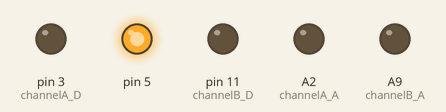
The sketch below on a simulated Arduino Mega 2560, built with avr-gcc and run on an emulated ATmega2560. On the bench: output pins drawn as LEDs (lit = HIGH).

Above: at 0.1 s.
At 2.1 s:
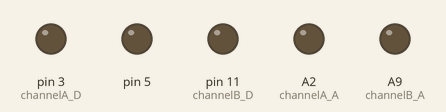
Timing chart, 0 to 3.6 s (numbered marks = the images above):
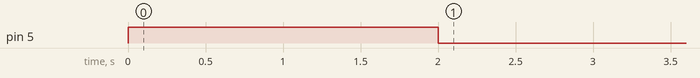

The sketch:

EMNode.ino
```cpp
#include <mcp_can.h>
#include <mcp_can_dfs.h>

//#define DEBUG_PRINT

#include <SPI.h>
#include <EEPROM.h>

#define channelA_D 3
#define channelA_A A2

#define channelB_D 11
#define channelB_A A9

const int SPI_CS_PIN = 10;
MCP_CAN CAN(SPI_CS_PIN);

unsigned char len;
unsigned char msgBuf[8];

int valueOnOrigin;
byte rvsVoltage;
int EMDelay;

byte ID;
byte recID;
int sendID;
byte filtClass;


void inline debugPrint(String data)
{
  #ifdef DEBUG_PRINT
  Serial.print(data);
  #endif
}

void inline debugPrintInt(int data)
{
  #ifdef DEBUG_PRINT
  Serial.print(data);
  #endif
}

void inline debugPrintHex(int data)
{
  #ifdef DEBUG_PRINT
  Serial.print(data,HEX);
  #endif
}

void inline space()
{
  #ifdef DEBUG_PRINT
  Serial.print(" ");
  #endif
}

void inline newLine()
{
  #ifdef DEBUG_PRINT
  Serial.println();
  #endif
}

void EMon(bool channel, int value)
{
  //valueOnOrigin = map(value, 0, 255, -255, 255);
  valueOnOrigin = (value-127)*2;
  if(valueOnOrigin>255) {valueOnOrigin = 255;}
  if(channel)
  {
    if(valueOnOrigin == 0)
    {
      digitalWrite(channelA_D, LOW);
      digitalWrite(channelA_A, LOW);
      debugPrint("written A0 ");
    } else if(valueOnOrigin>0)
    {
     digitalWrite(channelA_D, LOW);
     analogWrite(channelA_A, valueOnOrigin);
     debugPrint("written A+ ");
    } else
    {
     digitalWrite(channelA_D, HIGH);
     analogWrite(channelA_A, 255+valueOnOrigin);
     debugPrint("written A- ");
    }
  } else
  {
    if(valueOnOrigin == 0)
    {
      digitalWrite(channelB_D, LOW);
      analogWrite(channelB_A, LOW);
      debugPrint("written B0 ");
    } else if(valueOnOrigin>0)
    {
     digitalWrite(channelB_D, LOW);
     analogWrite(channelB_A, valueOnOrigin);
     debugPrint("written B+ ");
    } else
    {
     digitalWrite(channelB_D, HIGH);
     analogWrite(channelB_A, 255+valueOnOrigin);
     debugPrint("written B- ");
    }
  }
}

void setup()
{
  Serial.begin(115200);
  pinMode(5, OUTPUT);
  digitalWrite(5, HIGH);
  delay(2000);
  digitalWrite(5, LOW);

  pinMode(channelA_D, OUTPUT);
  pinMode(channelA_A, OUTPUT);
  pinMode(channelB_D, OUTPUT);
  pinMode(channelB_A, OUTPUT);

  while (CAN_OK != CAN.begin(CAN_250KBPS, MCP_8MHz))
  {
    debugPrint("CanBeetle initialization failed!!");
    delay(100);
  }

  ID = EEPROM.read(0);
  EMDelay = EEPROM.read(1);
  rvsVoltage = EEPROM.read(2);

  if(EMDelay>=255) {EMDelay = 25;}
  if(rvsVoltage>=255) {rvsVoltage = 100;}

  sendID = ID | 0x100;
  filtClass = (ID & 0xF0) + 0xF;

  CAN.init_Mask(0, 0, 0x1FF);
  CAN.init_Mask(1, 0, 0x1FF);
  CAN.init_Filt(0, 0, 0xFF);
  CAN.init_Filt(1, 0, filtClass);
  CAN.init_Filt(2, 0, ID);

  unsigned char msg[8];
  CAN.sendMsgBuf(sendID,0,0,msg);
  debugPrint("Connected!");
  newLine();

}

void loop() {
  if(CAN_MSGAVAIL == CAN.checkReceive())
  {
    CAN.readMsgBuf(&len, msgBuf);
    recID = CAN.getCanId();

    if (msgBuf[0] == 0xAA) //roleCall command
    {
      unsigned char msg[8];
      debugPrint("0xAA roleCall: ");
      debugPrint("sendID: ");
      debugPrint("0x");
      debugPrintHex(sendID);
      newLine();
      newLine();
      CAN.sendMsgBuf(sendID,0,0,msg);

    } else if (msgBuf[0] == 0x30) //dataSend EM1(with penetrator)
    {
      debugPrint("0x30 dataSend: ");
      debugPrint("msg[1]: ");
      debugPrintHex(msgBuf[1]);
      space();

      if (msgBuf[1] == 0x10)
      {
        EMon(true, 255);
        debugPrint(" EMon ");
      } else
      {
        EMon(true, rvsVoltage);
        delay(EMDelay);
        EMon(true, 127);
        debugPrint(" EMoff: ");
        debugPrint(" rvsVoltage: ");
        debugPrintInt(rvsVoltage);
        debugPrint(" EMDelay: ");
        debugPrintInt(EMDelay);
      }

      newLine();
      newLine();

    } else if (msgBuf[0] == 0x31) //dataSend EM2(without penetrator)
    {
      debugPrint("0x31 dataSend: ");
      debugPrint("msg[1]: ");
      debugPrintHex(msgBuf[1]);

      if (msgBuf[1] == 0x10)
      {
        EMon(false, 255);
        debugPrint(" EMon ");
      } else
      {
        EMon(false, rvsVoltage);
        delay(EMDelay);
        EMon(false, 127);
        debugPrint(" EMoff:  ");
        debugPrint(" rvsVoltage: ");
        debugPrintInt(rvsVoltage);
        debugPrint(" EMDelay: ");
        debugPrintInt(EMDelay);
      }

      newLine();
      newLine();

    } else if (msgBuf[0] == 0xCD) //change EMDelay
    {
      EEPROM.put(1, msgBuf[1]);
      EMDelay = msgBuf[1];
      debugPrint("0xCD change EMDelay: ");
      debugPrintInt(msgBuf[1]);

      newLine();
      newLine();

    } else if (msgBuf[0] == 0xCC) //change rvsVoltage
    {
      EEPROM.put(2, msgBuf[1]);
      rvsVoltage = msgBuf[1];
      debugPrint("0xCC change rvsVoltage: ");
      debugPrintInt(msgBuf[1]);

      newLine();
      newLine();

    } else if (msgBuf[0] == 0x10) //dataRead command
    {
      unsigned char msg[8];
      debugPrint("0x10 dataRead: ");
      int A0data = analogRead(A0);
      debugPrint(" A0data: ");
      debugPrintInt(A0data);
      msg[0] = A0data >> 8;
      msg[1] = A0data;

      int A1data = analogRead(A1);
      debugPrint(" A1data: ");
      debugPrintInt(A1data);
      msg[2] = A1data >> 8;
      msg[3] = A1data;

      msg[4] = EMDelay;
      msg[5] = rvsVoltage;

      newLine();
      newLine();

      CAN.sendMsgBuf(sendID,0,6,msg);

    } else if (msgBuf[0] == 0xCE and recID == ID) //changeID command
    {
      debugPrint("0xCE: ");

      EEPROM.put(0, msgBuf[1]);
      ID = msgBuf[1];
      sendID = ID | 0x100;

      filtClass = (ID & 0xF0) + 0xF;

      CAN.init_Filt(1,0, filtClass);
      CAN.init_Filt(2, 0, ID);

      debugPrint("filtClass: ");
      debugPrint("0x");
      debugPrintHex(filtClass);
      debugPrint(" ID: ");
      debugPrint(" 0x");
      debugPrintHex(ID);
      newLine();
      newLine();
    }
  }

}
```
